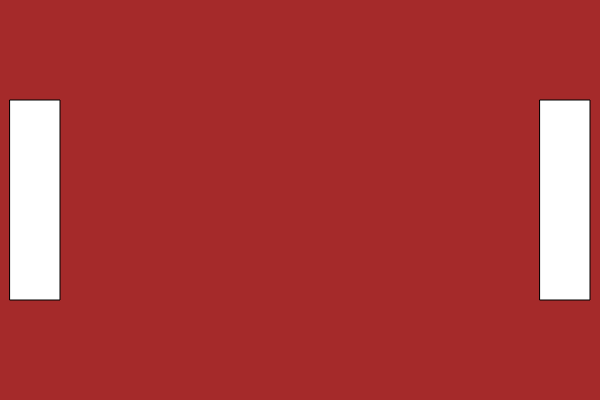
Frame 1 (no input)
Frame 60 (no input): identical to frame 1, image omitted
Frame 120 (the mouse pressed at the canvas centre since frame 60): identical to frame 1, image omitted

The p5.js sketch that drew this single still picture (run headless with seeded random() and noise() and a simulated clock; from frame 60 on, the mouse is pressed at the canvas centre):

// p5.js sketch
// ── sketch.js
let player1;
let player2;

function setup() {
    createCanvas(600, 400);

    //Create two objects with properties for the x, y, 
    //width, and height for a 'tall' rectangle
    player1 = new Player(10, 100, 50, 200); //Set their 'x' properties so that when 
    //drawn, one will appear on the left side of the composition, 
    //and the other on the right side.
    player2 = new Player(540, 100, 50, 200);
    
}
function draw() {

    background('brown');
    //draw both of the rectangles in the objects to the 
    //screen, based on their properties
    drawPlayer(player1);
    drawPlayer(player2);

    if (keyIsDown(UP_ARROW)) {
        //change properties
        //if the up key is pressed, make the first object 
        //move up, and the second object move down
        player1.y--
        player2.y++
      }

    
      if (keyIsDown(DOWN_ARROW)) {
        //change properties
        //if the down key is pressed, make the first object 
        //move down, and the other object move up
        player1.y++
        player2.y--
      }
}

function Player(x, y, width, height){
    //  x, y, width, and height
    this.x = x;
    this.y = y;
    this.width = width;
    this.height = height;

}


function drawPlayer(player) {

    // draw rect for player object
    //fill(player.color);
    rect(player.x, player.y, player.width, player.height);
}
